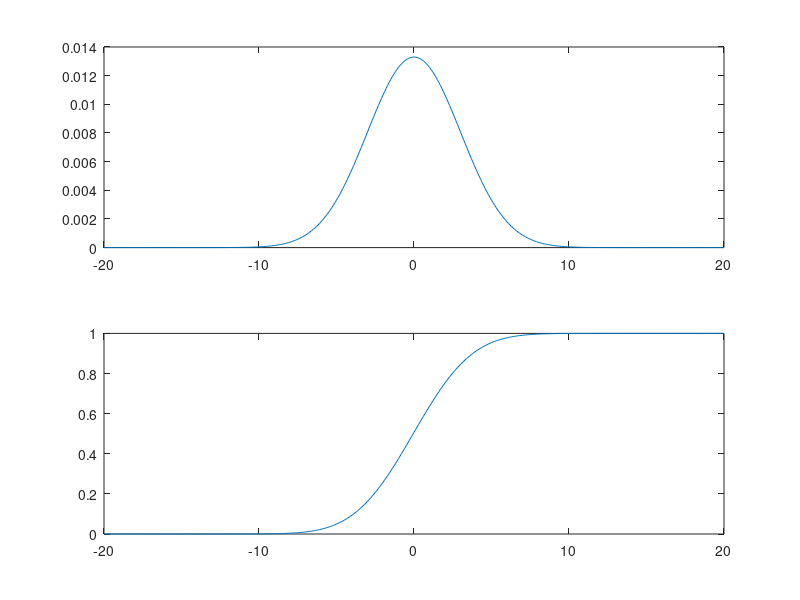

Write MATLAB code to recreate this figure. (Note: this script raises an error after producing the figure.)
clc;
clear all;
close all;

dx = 0.1;
x=-20:dx:20;
s=3;
m=0;

for i=1:length(x)
  y(i) = (1/sqrt(2*pi*s*s))*exp(-(x(i)-m)^2/(2*s*s));
endfor
pdf = y * dx;

for i = 1:length(x)
    cdf(i) = sum(pdf(1:i));
endfor

subplot(2,1,1);
plot(x,pdf)
subplot(2,1,2);
plot(x,cdf)

mean = 0

for i=1:length(x)
  mean=mean+(x(i)*pdf(i));
endfor

mean

x2m;
var=x2m-(mean*2);

